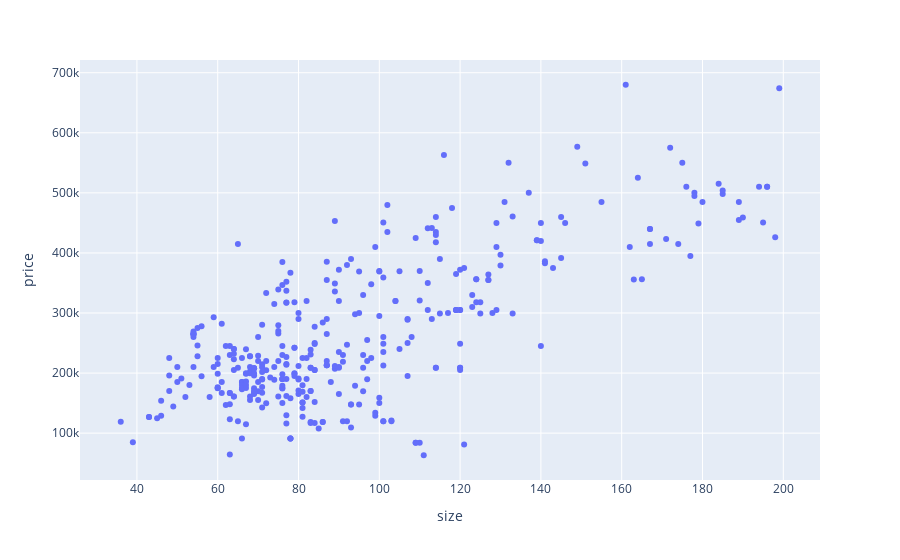

Notebook source saved alongside this figure:
### Code cell
# px.scatter(df['size'], df['price'])
df_ = df.query('size < 200')
px.scatter(df_, x='size', y='price') #, log_x=True, log_y=True)

### Figure 1 — Plotly figure (JSON) as saved in the notebook; plotly's stock layout.template omitted (floating-point values rounded to 4 significant figures; data arrays with more than 128 entries replaced by an {"elided": "..."} marker saying what was removed)
{"data": [{"hovertemplate": "size=%{x}<br>price=%{y}<extra></extra>", "legendgroup": "", "marker": {"color": "#636efa", "symbol": "circle"}, "mode": "markers", "name": "", "orientation": "v", "showlegend": false, "type": "scatter", "x": {"elided": "363 int values"}, "xaxis": "x", "y": {"elided": "363 int values"}, "yaxis": "y"}], "layout": {"legend": {"tracegroupgap": 0}, "margin": {"t": 60}, "xaxis": {"anchor": "y", "domain": [0, 1], "title": {"text": "size"}}, "yaxis": {"anchor": "x", "domain": [0, 1], "title": {"text": "price"}}}}
